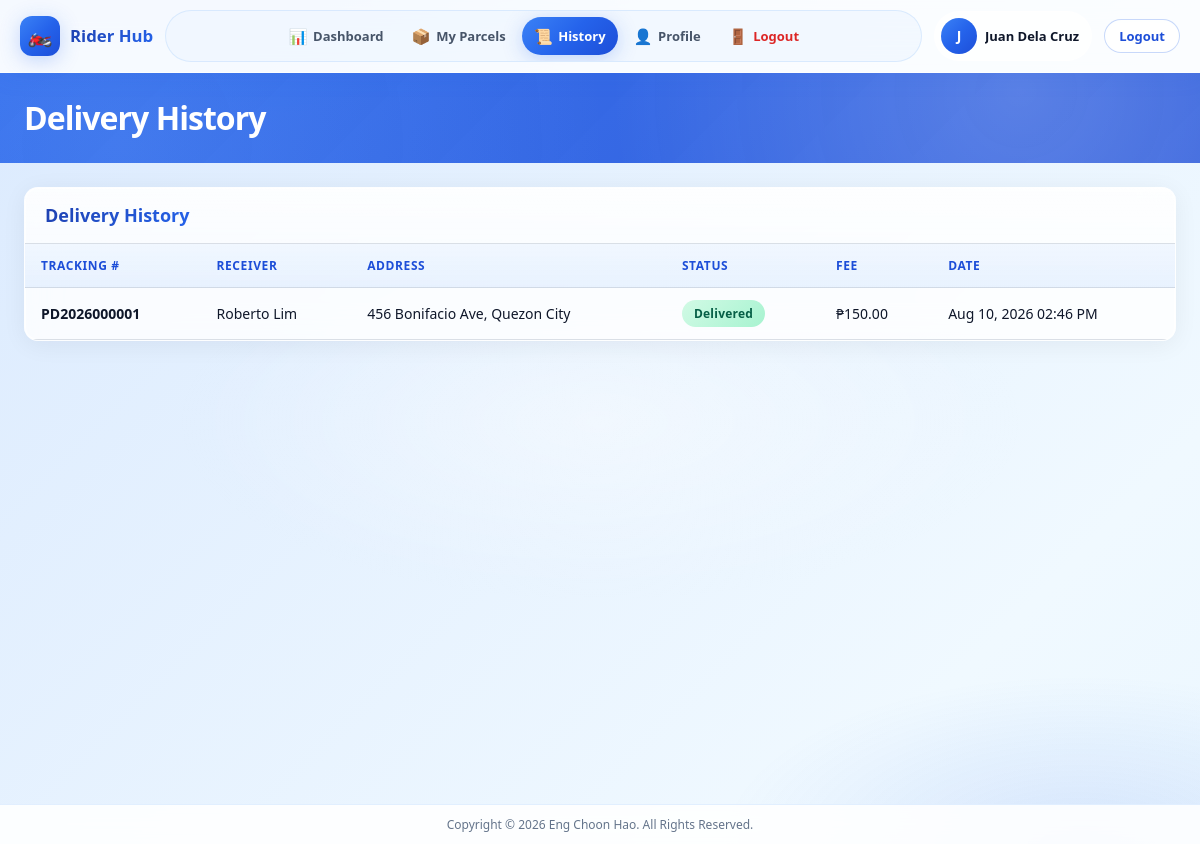
/rider/history.php (signed in), run on the app's committed database.
### tables this page shows
CREATE TABLE users (
    id INT UNSIGNED AUTO_INCREMENT PRIMARY KEY,
    username VARCHAR(50) NOT NULL UNIQUE,
    email VARCHAR(100) NOT NULL UNIQUE,
    password VARCHAR(255) NOT NULL,
    role ENUM('admin', 'rider') NOT NULL DEFAULT 'rider',
    full_name VARCHAR(100) NOT NULL,
    phone VARCHAR(20) DEFAULT NULL,
    profile_photo VARCHAR(255) DEFAULT NULL,
    is_active TINYINT(1) NOT NULL DEFAULT 1,
    remember_token VARCHAR(64) DEFAULT NULL,
    last_login DATETIME DEFAULT NULL,
    created_at DATETIME NOT NULL DEFAULT CURRENT_TIMESTAMP,
    updated_at DATETIME NOT NULL DEFAULT CURRENT_TIMESTAMP ON UPDATE CURRENT_TIMESTAMP,
    INDEX idx_users_role (role),
    INDEX idx_users_active (is_active)
);

CREATE TABLE parcels (
    id INT UNSIGNED AUTO_INCREMENT PRIMARY KEY,
    tracking_number VARCHAR(20) NOT NULL UNIQUE,
    sender_name VARCHAR(100) NOT NULL,
    sender_phone VARCHAR(20) NOT NULL,
    receiver_name VARCHAR(100) NOT NULL,
    receiver_phone VARCHAR(20) NOT NULL,
    pickup_address TEXT NOT NULL,
    delivery_address TEXT NOT NULL,
    parcel_description TEXT DEFAULT NULL,
    parcel_weight DECIMAL(8, 2) DEFAULT 0.00,
    delivery_fee DECIMAL(10, 2) NOT NULL DEFAULT 0.00,
    assigned_rider_id INT UNSIGNED DEFAULT NULL,
    status ENUM('pending', 'out_for_delivery', 'delivered', 'failed') NOT NULL DEFAULT 'pending',
    created_by INT UNSIGNED DEFAULT NULL,
    created_at DATETIME NOT NULL DEFAULT CURRENT_TIMESTAMP,
    updated_at DATETIME NOT NULL DEFAULT CURRENT_TIMESTAMP ON UPDATE CURRENT_TIMESTAMP,
    delivered_at DATETIME DEFAULT NULL,
    FOREIGN KEY (assigned_rider_id) REFERENCES riders(id) ON DELETE SET NULL,
    FOREIGN KEY (created_by) REFERENCES users(id) ON DELETE SET NULL,
    INDEX idx_parcels_status (status),
    INDEX idx_parcels_tracking (tracking_number),
    INDEX idx_parcels_rider (assigned_rider_id),
    INDEX idx_parcels_created (created_at)
);

### functions/helpers.php (called while the page is built, shortened)
<?php
function baseUrl(string $path = ''): string
{
    $base = rtrim(APP_URL, '/');
    $path = ltrim($path, '/');
    return $path ? $base . '/' . $path : $base;
}
function formatDate(?string $date, string $format = 'M d, Y h:i A'): string
{
    return date($format, strtotime($date));
}
function formatStatus(string $status): string
{
    $labels = [
        'pending' => 'Pending',
        'out_for_delivery' => 'Out For Delivery',
        'delivered' => 'Delivered',
        'failed' => 'Failed Delivery',
    ];
    return $labels[$status] ?? ucfirst(str_replace('_', ' ', $status));
}
function statusBadgeClass(string $status): string
{
    $classes = [
        'pending' => 'badge-warning',
        'out_for_delivery' => 'badge-info',
        'delivered' => 'badge-success',
        'failed' => 'badge-danger',
    ];
    return $classes[$status] ?? 'badge-secondary';
}
function sanitize(string $input): string
{
    return htmlspecialchars(trim($input), ENT_QUOTES, 'UTF-8');
}

### config/database.php (called while the page is built, shortened)
<?php
if (!function_exists('db')) {
    function db(): PDO
    {
        static $pdo = null;
        if ($pdo instanceof PDO) {
            return $pdo;
        }
        $dsn = 'mysql:host=' . DB_HOST . ';dbname=' . DB_NAME . ';charset=utf8mb4';
        try {
            $pdo = new PDO($dsn, DB_USER, DB_PASS, [
                PDO::ATTR_ERRMODE => PDO::ERRMODE_EXCEPTION,
                PDO::ATTR_DEFAULT_FETCH_MODE => PDO::FETCH_ASSOC,
                PDO::ATTR_EMULATE_PREPARES => false,
            ]);
        } catch (PDOException $e) {
            error_log('Database connection failed: ' . $e->getMessage());
            if (function_exists('isApiRequest') && isApiRequest()) {
                http_response_code(500);
                header('Content-Type: application/json; charset=utf-8');
                echo json_encode([
                    'success' => false,
                    'message' => 'Database connection failed. Check config/config.local.php on the server.',
                ]);
                exit;
            }
            throw new PDOException('Database connection failed. Please check server configuration.');
        }
        return $pdo;
    }
}

### functions/auth.php (called while the page is built, shortened)
<?php
function isLoggedIn(): bool
{
    return !empty($_SESSION['user_id']);
}
function currentUser(): ?array
{
    static $user = null;
    if ($user === null) {
        $stmt = db()->prepare('SELECT * FROM users WHERE id = ? AND is_active = 1');
        $stmt->execute([$_SESSION['user_id']]);
        $user = $stmt->fetch() ?: null;
    }
    return $user;
}
function currentUserId(): ?int
{
    return $_SESSION['user_id'] ?? null;
}
function currentRole(): ?string
{
    return $_SESSION['role'] ?? null;
}
function isRider(): bool
{
    return currentRole() === 'rider';
}
function getRiderProfile(bool $refresh = false): ?array
{
    static $rider = null;
    if ($rider === null) {
        $stmt = db()->prepare(
            'SELECT r.*, u.full_name, u.email, u.phone, u.profile_photo
             FROM riders r
             JOIN users u ON u.id = r.user_id
             WHERE r.user_id = ?'
        );
        $stmt->execute([currentUserId()]);
        $rider = $stmt->fetch() ?: null;
    }
    return $rider;
}
function ensureRiderOnline(): void
{
    $userId = currentUserId();
    $stmt = db()->prepare('SELECT id, is_online FROM riders WHERE user_id = ? LIMIT 1');
    $stmt->execute([$userId]);
    $rider = $stmt->fetch();
}
function requireRider(): void
{
    ensureRiderOnline();
}

### functions/parcel.php (called while the page is built, shortened)
<?php
function getRiderDeliveryHistory(int $riderId, int $limit = 50): array
{
    $stmt = db()->prepare(
        "SELECT p.* FROM parcels p
         WHERE p.assigned_rider_id = ? AND p.status IN ('delivered', 'failed')
         ORDER BY p.updated_at DESC LIMIT ?"
    );
    $stmt->execute([$riderId, $limit]);
    return $stmt->fetchAll();
}

### rider/history.php (the view, shortened to what this page needs)
<?php
requireRider();
$rider = getRiderProfile();
$history = getRiderDeliveryHistory((int) $rider['id']);
$currentPage = 'history';
require __DIR__ . '/../includes/header.php';
require __DIR__ . '/../includes/sidebar-rider.php';
?>
<?php require __DIR__ . '/../includes/topbar.php'; ?>
<div class="content-area content-wrap">
        <div class="card">
            <div class="card-header"><h2>Delivery History</h2></div>
            <div class="table-responsive">
                <table class="data-table">
                    <thead>
                        <tr>
                            <th>Tracking #</th>
                            <th>Receiver</th>
                            <th>Address</th>
                            <th>Status</th>
                            <th>Fee</th>
                            <th>Date</th>
                        </tr>
                    </thead>
                    <tbody>
                        <?php if (empty($history)): ?>
                            <tr><td colspan="6" class="text-center">—</td></tr>
                        <?php else: ?>
                            <?php foreach ($history as $p): ?>
                            <tr>
                                <td><strong><?= sanitize($p['tracking_number']) ?></strong></td>
                                <td><?= sanitize($p['receiver_name']) ?></td>
                                <td><?= sanitize($p['delivery_address']) ?></td>
                                <td><span class="badge <?= statusBadgeClass($p['status']) ?>"><?= formatStatus($p['status']) ?></span></td>
                                <td>₱<?= number_format($p['delivery_fee'], 2) ?></td>
                                <td><?= formatDate($p['updated_at']) ?></td>
                            </tr>
                            <?php endforeach; ?>
                        <?php endif; ?>
                    </tbody>
                </table>
            </div>
        </div>
</div>
<?php require __DIR__ . '/../includes/app-shell-end.php'; ?>
<?php require __DIR__ . '/../includes/footer.php'; ?>

### includes/sidebar-rider.php (shortened to what this page needs)
<?php
$currentPage = $currentPage ?? '';
?>
<div class="app-shell">
    <header class="app-header app-header-rider" id="appHeader">
        <div class="app-header-inner">
            <a href="<?= baseUrl('rider/dashboard.php') ?>" class="app-brand">
                <span class="app-brand-icon">🏍️</span>
                <span class="app-brand-text"><strong>Rider Hub</strong></span>
            </a>
            <nav class="app-nav" id="appNav" aria-label="Main navigation">
                <a href="<?= baseUrl('rider/dashboard.php') ?>" class="app-nav-link <?= $currentPage === 'dashboard' ? 'active' : '' ?>">
                    <span class="nav-icon">📊</span><span>Dashboard</span>
                </a>
                <a href="<?= baseUrl('rider/parcels.php') ?>" class="app-nav-link <?= $currentPage === 'parcels' ? 'active' : '' ?>">
                    <span class="nav-icon">📦</span><span>My Parcels</span>
                </a>
                <a href="<?= baseUrl('rider/history.php') ?>" class="app-nav-link <?= $currentPage === 'history' ? 'active' : '' ?>">
                    <span class="nav-icon">📜</span><span>History</span>
                </a>
                <a href="<?= baseUrl('rider/profile.php') ?>" class="app-nav-link <?= $currentPage === 'profile' ? 'active' : '' ?>">
                    <span class="nav-icon">👤</span><span>Profile</span>
                </a>
                <a href="<?= baseUrl('logout.php') ?>" class="app-nav-link app-nav-logout" data-logout>
                    <span class="nav-icon">🚪</span><span>Logout</span>
                </a>
            </nav>
            <div class="app-header-actions">
                <?php $user = currentUser(); ?>
                <div class="app-user-chip">
                    <div class="user-avatar">
                        <?php if (!empty($user['profile_photo'])): ?>
                            <img src="<?= baseUrl($user['profile_photo']) ?>" alt="Profile">
                        <?php else: ?>
                            <span><?= strtoupper(substr($user['full_name'] ?? 'R', 0, 1)) ?></span>
                        <?php endif; ?>
                    </div>
                    <span class="user-name"><?= sanitize($user['full_name'] ?? '') ?></span>
                </div>
                <a href="<?= baseUrl('logout.php') ?>" class="btn btn-sm btn-outline app-logout-btn" data-logout>Logout</a>
            </div>
        </div>
    </header>
    <main class="app-main">

### assets/css/variables.css (style rules this page uses)
:root { --primary: #2563eb; --primary-dark: #1d4ed8; --primary-light: #60a5fa; --primary-glow: rgba(37, 99, 235, 0.35); --secondary: #64748b; --success: #059669; --warning: #d97706; --danger: #dc2626; --info: #0284c7; --gradient-primary: linear-gradient(135deg, #3b82f6 0%, #2563eb 50%, #1d4ed8 100%); --gradient-primary-hover: linear-gradient(135deg, #60a5fa 0%, #3b82f6 50%, #2563eb 100%); --gradient-bg: linear-gradient(135deg, #eff6ff 0%, #dbeafe 35%, #e0f2fe 65%, #f0f9ff 100%); --gradient-bg-animated: linear-gradient(-45deg, #eff6ff, #dbeafe, #bfdbfe, #e0f2fe, #f0f9ff, #dbeafe); --gradient-sidebar: linear-gradient(180deg, #1e3a8a 0%, #1d4ed8 45%, #2563eb 100%); --gradient-card-shine: linear-gradient(135deg, rgba(255,255,255,0.9) 0%, rgba(255,255,255,0.7) 100%); --gradient-login: linear-gradient(-45deg, #0c4a6e, #1e40af, #2563eb, #3b82f6, #1e3a8a); --bg-body: #eff6ff; --bg-card: rgba(255, 255, 255, 0.82); --bg-card-solid: #ffffff; --bg-sidebar: #1e3a8a; --bg-sidebar-hover: rgba(255, 255, 255, 0.12); --bg-glass: rgba(255, 255, 255, 0.75); --bg-glass-strong: rgba(255, 255, 255, 0.92); --text-primary: #0f172a; --text-secondary: #475569; --text-muted: #64748b; --text-light: #f8fafc; --text-sidebar: rgba(255, 255, 255, 0.85); --border-color: rgba(148, 163, 184, 0.35); --border-glass: rgba(255, 255, 255, 0.6); --shadow-sm: 0 2px 8px rgba(37, 99, 235, 0.06); --shadow-md: 0 8px 24px rgba(37, 99, 235, 0.1); --shadow-lg: 0 16px 48px rgba(37, 99, 235, 0.14); --shadow-glow: 0 4px 20px rgba(37, 99, 235, 0.25); --shadow-card: 0 4px 24px rgba(15, 23, 42, 0.06), 0 0 0 1px rgba(255, 255, 255, 0.8) inset; --radius-sm: 8px; --radius-md: 14px; --radius-lg: 20px; --radius-xl: 28px; --sidebar-width: 260px; --topbar-height: 64px; --header-height: 72px; --font-family: 'Segoe UI', system-ui, -apple-system, BlinkMacSystemFont, sans-serif; --transition: 0.25s cubic-bezier(0.4, 0, 0.2, 1); --transition-bounce: 0.4s cubic-bezier(0.34, 1.56, 0.64, 1); }

### assets/css/base.css (style rules this page uses)
*, *::before, *::after { box-sizing: border-box; margin: 0; padding: 0; }
html { font-size: 16px; scroll-behavior: smooth; -webkit-text-size-adjust: 100%; text-size-adjust: 100%; }
body { font-family: var(--font-family); background: var(--bg-body); color: var(--text-primary); line-height: 1.6; min-height: 100vh; min-height: 100dvh; width: 100%; overflow-x: hidden; overflow-x: clip; }
body.app-layout { background: var(--gradient-bg-animated); background-size: 400% 400%; animation: gradientFlow 18s ease infinite; position: relative; }
body.app-layout::before { content: ''; position: fixed; inset: 0; background: radial-gradient(ellipse 80% 50% at 20% -10%, rgba(59, 130, 246, 0.15) 0%, transparent 50%), radial-gradient(ellipse 60% 40% at 90% 100%, rgba(37, 99, 235, 0.12) 0%, transparent 50%), radial-gradient(ellipse 50% 30% at 50% 50%, rgba(255, 255, 255, 0.4) 0%, transparent 70%); pointer-events: none; z-index: 0; }
body.app-layout .app-shell { position: relative; z-index: 1; }
a { color: var(--primary); text-decoration: none; transition: color var(--transition); }
h1, h2, h3, h4 { font-weight: 600; line-height: 1.3; }

### assets/css/responsive.css (style rules this page uses)
.card, .toolbar, .card-header, .btn-group, .parcel-card, .map-toolbar, .map-live-meta { min-width: 0; max-width: 100%; }
.table-responsive .data-table { min-width: 560px; }

### data on the page
users: full_name "J", full_name "Juan Dela Cruz"
parcels: tracking_number "PD2026000001", receiver_name "Roberto Lim", delivery_address "456 Bonifacio Ave, Quezon City", status "Delivered", delivery_fee "150.00", updated_at "Aug 10, 2026 02:46 PM"

### other printed values
$pageTitle "Delivery History"
